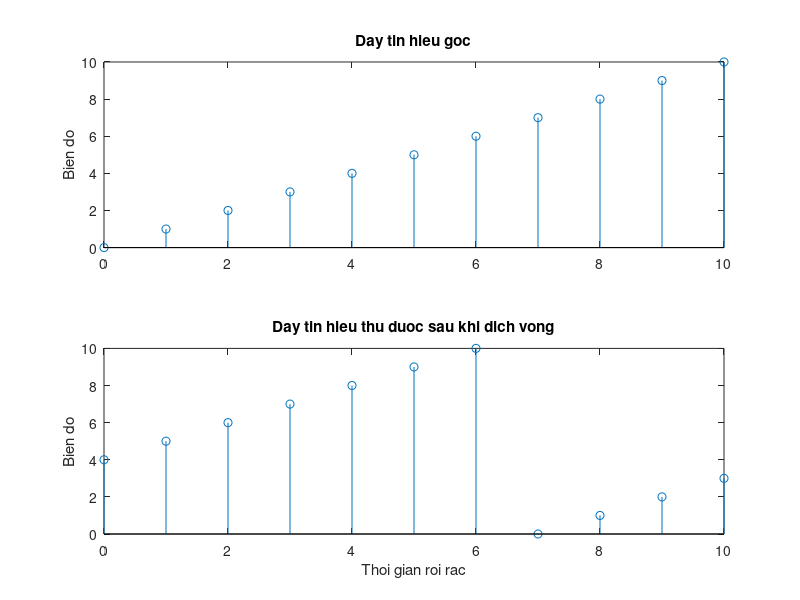

This figure's MATLAB source:
clf;
M=4;
x=[0 1 2 3 4 5 6 7 8 9 10];
y=circshift(x,[1,-M])
L=length(x)-1;n=0:L;
subplot(211)
stem(n,x)
title('Day tin hieu goc');
ylabel('Bien do');
subplot(212)
stem(n,y)
title('Day tin hieu thu duoc sau khi dich vong')
ylabel('Bien do')
xlabel('Thoi gian roi rac')